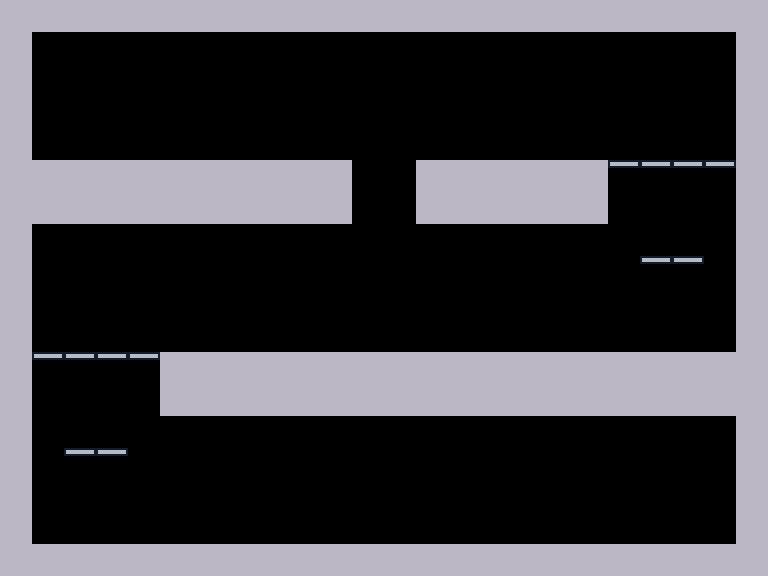

Rendered tile map (Tiled .tmx) drawn with the repository's tilesets; below, a short description and the map source with its tile grids summarised:
An orthogonal 24x18 tile map with 32x32 px tiles, 9 tile layers (blocks, hazards, platforms, leftDoor, ...) and 4 objects (playerSpawn, playerSpawnLeft, playerSpawnDown).

<map version="1.5" tiledversion="1.6.0" orientation="orthogonal" renderorder="right-down" width="24" height="18" tilewidth="32" tileheight="32" infinite="0" nextlayerid="12" nextobjectid="18">
 <editorsettings>
  <export target="basicDownLeft.json" format="json" />
 </editorsettings>
 <tileset firstgid="1" name="basicTileSet" tilewidth="32" tileheight="32" tilecount="100" columns="10">
  <image source="basicTileSet.png" width="320" height="320" />
  <tile id="0">
   <properties>
    <property name="collides" type="bool" value="true" />
   </properties>
  </tile>
  <tile id="1">
   <properties>
    <property name="collides" type="bool" value="true" />
   </properties>
  </tile>
  <tile id="2">
   <properties>
    <property name="collides" type="bool" value="true" />
   </properties>
  </tile>
  <tile id="3">
   <properties>
    <property name="collides" type="bool" value="true" />
   </properties>
  </tile>
  <tile id="10">
   <properties>
    <property name="collides" type="bool" value="true" />
   </properties>
  </tile>
  <tile id="11">
   <properties>
    <property name="collides" type="bool" value="true" />
   </properties>
  </tile>
  <tile id="12">
   <properties>
    <property name="collides" type="bool" value="true" />
   </properties>
  </tile>
  <tile id="13">
   <properties>
    <property name="collides" type="bool" value="true" />
   </properties>
  </tile>
  <tile id="20">
   <properties>
    <property name="collides" type="bool" value="true" />
   </properties>
  </tile>
  <tile id="21">
   <properties>
    <property name="collides" type="bool" value="true" />
   </properties>
  </tile>
  <tile id="22">
   <properties>
    <property name="collides" type="bool" value="true" />
   </properties>
  </tile>
  <tile id="23">
   <properties>
    <property name="collides" type="bool" value="true" />
   </properties>
  </tile>
  <tile id="30">
   <properties>
    <property name="collides" type="bool" value="true" />
   </properties>
  </tile>
  <tile id="31">
   <properties>
    <property name="collides" type="bool" value="true" />
   </properties>
  </tile>
  <tile id="32">
   <properties>
    <property name="collides" type="bool" value="true" />
   </properties>
  </tile>
  <tile id="33">
   <properties>
    <property name="collides" type="bool" value="true" />
   </properties>
  </tile>
 </tileset>
 <layer id="1" name="blocks" width="24" height="18">
  <properties>
   <property name="collides" type="bool" value="true" />
  </properties>
  <data>[432 cells, 140 non-empty, 1 distinct tile ids]</data>
 </layer>
 <layer id="11" name="hazards" width="24" height="18">
  <data>[432 cells, 0 non-empty, 0 distinct tile ids]</data>
 </layer>
 <layer id="2" name="platforms" width="24" height="18">
  <data>[432 cells, 12 non-empty, 1 distinct tile ids]</data>
 </layer>
 <layer id="3" name="leftDoor" width="24" height="18">
  <properties>
   <property name="collides" type="bool" value="true" />
  </properties>
  <data>[432 cells, 4 non-empty, 1 distinct tile ids]</data>
 </layer>
 <layer id="4" name="downDoor" width="24" height="18">
  <properties>
   <property name="collides" type="bool" value="true" />
  </properties>
  <data>[432 cells, 4 non-empty, 1 distinct tile ids]</data>
 </layer>
 <objectgroup id="5" name="playerSpawns">
  <object id="1" name="playerSpawn" x="544" y="320">
   <point />
  </object>
  <object id="3" name="playerSpawnLeft" x="0" y="128">
   <point />
  </object>
  <object id="4" name="playerSpawnDown" x="640" y="544">
   <point />
  </object>
 </objectgroup>
 <objectgroup id="10" name="enemySpawns">
  <object id="16" x="672" y="96">
   <properties>
    <property name="duration" type="int" value="10000" />
   </properties>
   <polyline points="0,0 -288,0 -288,192 -576,192" />
  </object>
 </objectgroup>
 <layer id="6" name="topRightCornerConnectors" width="24" height="18">
  <data>[432 cells, 0 non-empty, 0 distinct tile ids]</data>
 </layer>
 <layer id="7" name="topLeftCornerConnectors" width="24" height="18">
  <data>[432 cells, 0 non-empty, 0 distinct tile ids]</data>
 </layer>
 <layer id="8" name="bottomRightCornerConnectors" width="24" height="18">
  <data>[432 cells, 0 non-empty, 0 distinct tile ids]</data>
 </layer>
 <layer id="9" name="bottomLeftCornerConnectors" width="24" height="18">
  <data>[432 cells, 0 non-empty, 0 distinct tile ids]</data>
 </layer>
</map>
